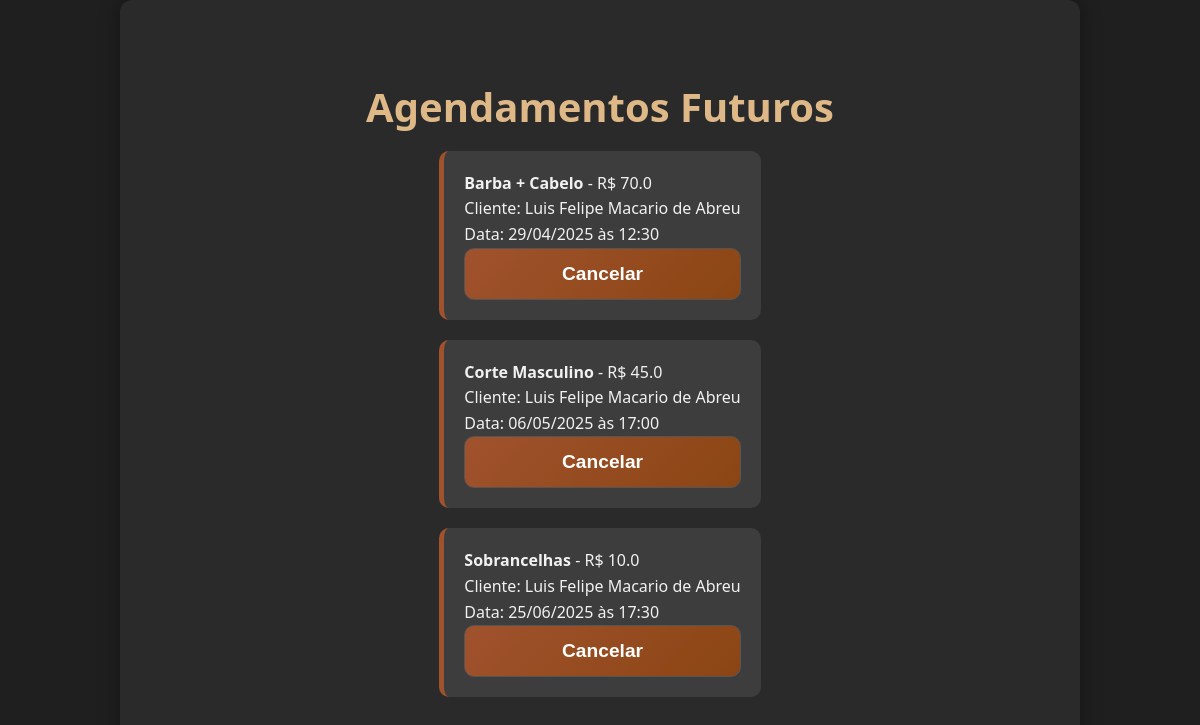
Page /admin/agendamentos (signed in) on the committed database.
### models.py (models this page shows)
class Agendamento(db.Model):
    id = db.Column(db.Integer, primary_key=True)
    cliente_id = db.Column(db.Integer, db.ForeignKey('user.id'), nullable=False)
    servico = db.Column(db.String(100), nullable=False)
    preco = db.Column(db.Float, nullable=False)
    data = db.Column(db.Date, nullable=False)
    hora = db.Column(db.Time, nullable=False)
    criado_em = db.Column(db.DateTime, default=db.func.current_timestamp())
    cliente = db.relationship('User', backref='agendamentos')

class User(db.Model, UserMixin):
    id = db.Column(db.Integer, primary_key=True)
    nome = db.Column(db.String(100), nullable=False)
    email = db.Column(db.String(120), unique=True, nullable=False)
    senha = db.Column(db.String(200), nullable=False)
    is_admin = db.Column(db.Boolean, default=False)

### routes/routes.py (the view)
    @app.route('/admin/agendamentos')
    @login_required
    def gerenciar_agendamentos():
        if not current_user.is_admin:
            return redirect(url_for('home'))
        from datetime import date
        agendamentos = Agendamento.query.filter(Agendamento.data >= date.today()).order_by(Agendamento.data).all()
        return render_template('dashboard/gerenciar_agendamentos.html', agendamentos=agendamentos)

### templates/dashboard/gerenciar_agendamentos.html (shortened to what this page needs)
{% extends 'base.html' %}
{% block content %}
<div class="dashboard-container">
    <h2>Agendamentos Futuros</h2>
    {% if agendamentos %}
    <ul>
        {% for ag in agendamentos %}
        <li style="margin-bottom: 20px;">
            <strong>{{ ag.servico }}</strong> - R$ {{ ag.preco }} <br>
            Cliente: {{ ag.cliente.nome }}<br>
            Data: {{ ag.data.strftime('%d/%m/%Y') }} às {{ ag.hora.strftime('%H:%M') }}
            <form method="POST" action="{{ url_for('admin_cancelar_agendamento') }}">
                <button type="submit" onclick="return confirm('Deseja mesmo cancelar este agendamento?')">Cancelar</button>
            </form>
        </li>
        {% endfor %}
    </ul>
    {% else %}
    <p>Sem agendamentos futuros.</p>
    {% endif %}
</div>
{% endblock %}

### static/css/style.css (style rules this page uses)
*, *::before, *::after { box-sizing: border-box; margin: 0; padding: 0; }
html { scroll-behavior: smooth; font-size: 16px; }
body { font-family: 'Segoe UI', Tahoma, Geneva, Verdana, sans-serif; background-color: #1f1f1f; color: #f1f1f1; line-height: 1.6; min-height: 100vh; overflow-x: hidden; }
.login-container, .register-container, .dashboard-container { display: flex; flex-direction: column; justify-content: center; align-items: center; max-width: 960px; margin: 0 auto; padding: 60px 30px; background-color: #2a2a2a; border-radius: 12px; box-shadow: 0 0 20px rgba(0,0,0,0.4); min-height: 100vh; box-sizing: border-box; }
h1, h2, h3, h4, h5, h6 { font-weight: bold; color: #deb887; margin-bottom: 20px; line-height: 1.2; }
h2 { font-size: clamp(1.8rem, 4vw, 2.5rem); }
form { display: flex; flex-direction: column; align-items: center; gap: 16px; width: 100%; max-width: 500px; }
form input, form select, form button { width: 100%; padding: 14px 16px; background-color: #2e2e2e; border: 1px solid #555; border-radius: 10px; font-size: clamp(1rem, 2.5vw, 1.2rem); color: #fff; transition: border 0.3s, background-color 0.3s; }
form button { background: linear-gradient(135deg, #a0522d, #8b4513); font-weight: bold; color: white; transition: background 0.4s ease, transform 0.2s; cursor: pointer; }
ul { list-style: none; padding: 0; }
ul li { background: #3d3d3d; padding: 20px; margin-bottom: 12px; border-left: 5px solid #a0522d; border-radius: 10px; }

### rows in the picture
Agendamento: servico "Barba + Cabelo", preco "70.0", cliente.nome "Luis Felipe Macario de Abreu", data "29/04/2025", hora "12:30"
Agendamento: servico "Corte Masculino", preco "45.0", cliente.nome "Luis Felipe Macario de Abreu", data "06/05/2025", hora "17:00"
Agendamento: servico "Sobrancelhas", preco "10.0", cliente.nome "Luis Felipe Macario de Abreu", data "25/06/2025", hora "17:30"
